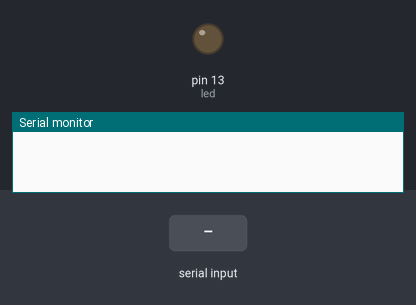
Bench run of a sketch on a simulated Arduino Uno, built with avr-gcc and run on an emulated ATmega328P. Shown: output pins drawn as LEDs (lit = HIGH), the last lines printed to the serial monitor. The test bench sets the inputs (shaded band).

Above: at 1.2 s.
1.3 s: "1" received over Serial
At 2.0 s:
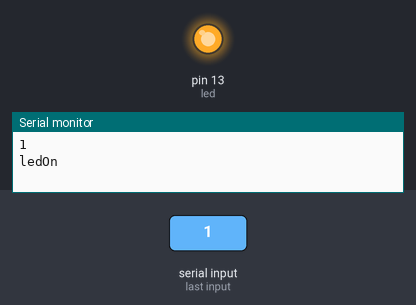
2.8 s: "0" received over Serial
At 3.1 s:
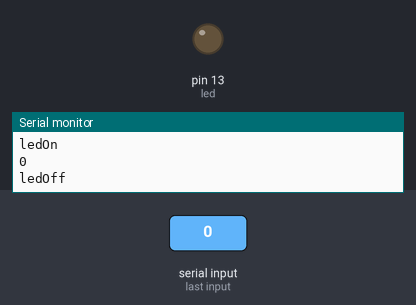
Timing chart, 0 to 5.8 s (numbered marks = the images above; inputs shaded):
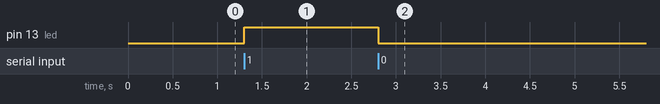

Measured:
- after the input at 1.3 s, pin 13 (led): LOW → HIGH at once
- after the input at 2.8 s, pin 13 (led): HIGH → LOW at once

The sketch:

HC05_MIT_APP_Button.ino
```cpp
/*----------HC05_MIT_APP_INVENTOR_Button----------------*/
/*-------------Source Code by---------------------------*/
/*------Modified & Adapted by Habib.m @Hab_mz-----------*/
/*-----------------------V1.0---------------------------*/

int led=13;

void setup() {
  Serial.begin(9600);
  pinMode(led,OUTPUT);

}

void loop() {
  if(Serial.available()>0){
    char data = Serial.read();
    Serial.println(data);
    switch(data){
      case '0':
        Serial.println("ledOff");
        digitalWrite(led,0);//mati
        break;
      case '1':
        Serial.println("ledOn");
        digitalWrite(led,1);//hidup
        break;
        default:
        break;
      }

  }
}
```
